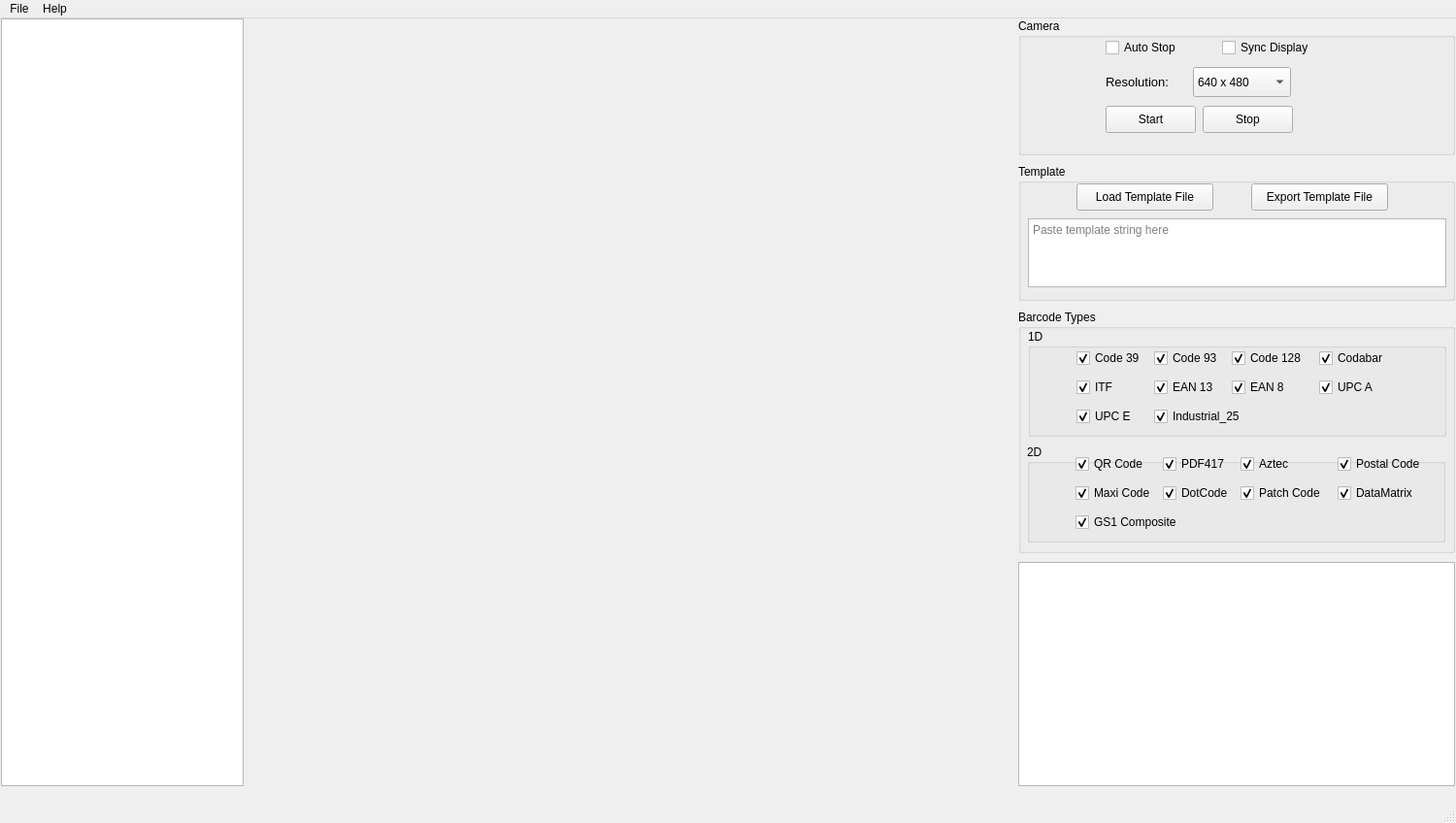
<?xml version="1.0" encoding="UTF-8"?>
<ui version="4.0">
 <class>MainWindow</class>
 <widget class="QMainWindow" name="MainWindow">
  <property name="geometry">
   <rect>
    <x>0</x>
    <y>0</y>
    <width>1500</width>
    <height>848</height>
   </rect>
  </property>
  <property name="sizePolicy">
   <sizepolicy hsizetype="Fixed" vsizetype="Fixed">
    <horstretch>0</horstretch>
    <verstretch>0</verstretch>
   </sizepolicy>
  </property>
  <property name="minimumSize">
   <size>
    <width>1500</width>
    <height>848</height>
   </size>
  </property>
  <property name="maximumSize">
   <size>
    <width>1500</width>
    <height>848</height>
   </size>
  </property>
  <property name="windowTitle">
   <string>Dynamsoft Barcode Reader</string>
  </property>
  <property name="accessibleName">
   <string>Dynamsoft Barcode Reader</string>
  </property>
  <property name="tabShape">
   <enum>QTabWidget::Rounded</enum>
  </property>
  <widget class="QWidget" name="centralwidget">
   <widget class="QGroupBox" name="groupBox_barcode">
    <property name="geometry">
     <rect>
      <x>1049</x>
      <y>300</y>
      <width>450</width>
      <height>251</height>
     </rect>
    </property>
    <property name="sizePolicy">
     <sizepolicy hsizetype="Fixed" vsizetype="Fixed">
      <horstretch>0</horstretch>
      <verstretch>0</verstretch>
     </sizepolicy>
    </property>
    <property name="title">
     <string>Barcode Types</string>
    </property>
    <widget class="QGroupBox" name="groupBox_4">
     <property name="geometry">
      <rect>
       <x>10</x>
       <y>20</y>
       <width>431</width>
       <height>111</height>
      </rect>
     </property>
     <property name="title">
      <string>1D</string>
     </property>
     <widget class="QCheckBox" name="checkBox_code39">
      <property name="geometry">
       <rect>
        <x>50</x>
        <y>20</y>
        <width>81</width>
        <height>20</height>
       </rect>
      </property>
      <property name="text">
       <string>Code 39</string>
      </property>
      <property name="checked">
       <bool>true</bool>
      </property>
     </widget>
     <widget class="QCheckBox" name="checkBox_code93">
      <property name="geometry">
       <rect>
        <x>130</x>
        <y>20</y>
        <width>81</width>
        <height>20</height>
       </rect>
      </property>
      <property name="text">
       <string>Code 93</string>
      </property>
      <property name="checked">
       <bool>true</bool>
      </property>
     </widget>
     <widget class="QCheckBox" name="checkBox_code128">
      <property name="geometry">
       <rect>
        <x>210</x>
        <y>20</y>
        <width>81</width>
        <height>20</height>
       </rect>
      </property>
      <property name="text">
       <string>Code 128</string>
      </property>
      <property name="checked">
       <bool>true</bool>
      </property>
     </widget>
     <widget class="QCheckBox" name="checkBox_codabar">
      <property name="geometry">
       <rect>
        <x>300</x>
        <y>20</y>
        <width>81</width>
        <height>20</height>
       </rect>
      </property>
      <property name="text">
       <string>Codabar</string>
      </property>
      <property name="checked">
       <bool>true</bool>
      </property>
     </widget>
     <widget class="QCheckBox" name="checkBox_itf">
      <property name="geometry">
       <rect>
        <x>50</x>
        <y>50</y>
        <width>81</width>
        <height>20</height>
       </rect>
      </property>
      <property name="text">
       <string>ITF</string>
      </property>
      <property name="checked">
       <bool>true</bool>
      </property>
     </widget>
     <widget class="QCheckBox" name="checkBox_ean13">
      <property name="geometry">
       <rect>
        <x>130</x>
        <y>50</y>
        <width>81</width>
        <height>20</height>
       </rect>
      </property>
      <property name="text">
       <string>EAN 13</string>
      </property>
      <property name="checked">
       <bool>true</bool>
      </property>
     </widget>
     <widget class="QCheckBox" name="checkBox_ean8">
      <property name="geometry">
       <rect>
        <x>210</x>
        <y>50</y>
        <width>81</width>
        <height>20</height>
       </rect>
      </property>
      <property name="text">
       <string>EAN 8</string>
      </property>
      <property name="checked">
       <bool>true</bool>
      </property>
     </widget>
     <widget class="QCheckBox" name="checkBox_upca">
      <property name="geometry">
       <rect>
        <x>300</x>
        <y>50</y>
        <width>81</width>
        <height>20</height>
       </rect>
      </property>
      <property name="text">
       <string>UPC A</string>
      </property>
      <property name="checked">
       <bool>true</bool>
      </property>
     </widget>
     <widget class="QCheckBox" name="checkBox_upce">
      <property name="geometry">
       <rect>
        <x>50</x>
        <y>80</y>
        <width>81</width>
        <height>20</height>
       </rect>
      </property>
      <property name="text">
       <string>UPC E</string>
      </property>
      <property name="checked">
       <bool>true</bool>
      </property>
     </widget>
     <widget class="QCheckBox" name="checkBox_industrial25">
      <property name="geometry">
       <rect>
        <x>130</x>
        <y>80</y>
        <width>101</width>
        <height>20</height>
       </rect>
      </property>
      <property name="text">
       <string>Industrial_25</string>
      </property>
      <property name="checked">
       <bool>true</bool>
      </property>
     </widget>
    </widget>
    <widget class="QGroupBox" name="groupBox_5">
     <property name="geometry">
      <rect>
       <x>9</x>
       <y>139</y>
       <width>431</width>
       <height>101</height>
      </rect>
     </property>
     <property name="title">
      <string>2D</string>
     </property>
     <widget class="QCheckBox" name="checkBox_qrcode">
      <property name="geometry">
       <rect>
        <x>50</x>
        <y>10</y>
        <width>81</width>
        <height>20</height>
       </rect>
      </property>
      <property name="text">
       <string>QR Code</string>
      </property>
      <property name="checked">
       <bool>true</bool>
      </property>
     </widget>
     <widget class="QCheckBox" name="checkBox_pdf417">
      <property name="geometry">
       <rect>
        <x>140</x>
        <y>10</y>
        <width>81</width>
        <height>20</height>
       </rect>
      </property>
      <property name="text">
       <string>PDF417</string>
      </property>
      <property name="checked">
       <bool>true</bool>
      </property>
     </widget>
     <widget class="QCheckBox" name="checkBox_aztec">
      <property name="geometry">
       <rect>
        <x>220</x>
        <y>10</y>
        <width>81</width>
        <height>20</height>
       </rect>
      </property>
      <property name="text">
       <string>Aztec</string>
      </property>
      <property name="checked">
       <bool>true</bool>
      </property>
     </widget>
     <widget class="QCheckBox" name="checkBox_postalcode">
      <property name="geometry">
       <rect>
        <x>320</x>
        <y>10</y>
        <width>91</width>
        <height>20</height>
       </rect>
      </property>
      <property name="text">
       <string>Postal Code</string>
      </property>
      <property name="checked">
       <bool>true</bool>
      </property>
     </widget>
     <widget class="QCheckBox" name="checkBox_maxicode">
      <property name="geometry">
       <rect>
        <x>50</x>
        <y>40</y>
        <width>81</width>
        <height>20</height>
       </rect>
      </property>
      <property name="text">
       <string>Maxi Code</string>
      </property>
      <property name="checked">
       <bool>true</bool>
      </property>
     </widget>
     <widget class="QCheckBox" name="checkBox_dotcode">
      <property name="geometry">
       <rect>
        <x>140</x>
        <y>40</y>
        <width>81</width>
        <height>20</height>
       </rect>
      </property>
      <property name="text">
       <string>DotCode</string>
      </property>
      <property name="checked">
       <bool>true</bool>
      </property>
     </widget>
     <widget class="QCheckBox" name="checkBox_patchcode">
      <property name="geometry">
       <rect>
        <x>220</x>
        <y>40</y>
        <width>91</width>
        <height>20</height>
       </rect>
      </property>
      <property name="text">
       <string>Patch Code</string>
      </property>
      <property name="checked">
       <bool>true</bool>
      </property>
     </widget>
     <widget class="QCheckBox" name="checkBox_datamatrix">
      <property name="geometry">
       <rect>
        <x>320</x>
        <y>40</y>
        <width>91</width>
        <height>20</height>
       </rect>
      </property>
      <property name="text">
       <string>DataMatrix</string>
      </property>
      <property name="checked">
       <bool>true</bool>
      </property>
     </widget>
     <widget class="QCheckBox" name="checkBox_gs1">
      <property name="geometry">
       <rect>
        <x>50</x>
        <y>70</y>
        <width>121</width>
        <height>20</height>
       </rect>
      </property>
      <property name="text">
       <string>GS1 Composite</string>
      </property>
      <property name="checked">
       <bool>true</bool>
      </property>
     </widget>
    </widget>
   </widget>
   <widget class="QTextEdit" name="textEdit_results">
    <property name="geometry">
     <rect>
      <x>1049</x>
      <y>560</y>
      <width>450</width>
      <height>231</height>
     </rect>
    </property>
    <property name="documentTitle">
     <string/>
    </property>
   </widget>
   <widget class="QLabel" name="label">
    <property name="geometry">
     <rect>
      <x>250</x>
      <y>0</y>
      <width>800</width>
      <height>800</height>
     </rect>
    </property>
    <property name="sizePolicy">
     <sizepolicy hsizetype="Fixed" vsizetype="Fixed">
      <horstretch>0</horstretch>
      <verstretch>0</verstretch>
     </sizepolicy>
    </property>
    <property name="minimumSize">
     <size>
      <width>800</width>
      <height>800</height>
     </size>
    </property>
    <property name="maximumSize">
     <size>
      <width>800</width>
      <height>800</height>
     </size>
    </property>
    <property name="text">
     <string/>
    </property>
   </widget>
   <widget class="QGroupBox" name="groupBox_camera">
    <property name="geometry">
     <rect>
      <x>1049</x>
      <y>0</y>
      <width>450</width>
      <height>141</height>
     </rect>
    </property>
    <property name="title">
     <string>Camera</string>
    </property>
    <widget class="QComboBox" name="comboBox">
     <property name="geometry">
      <rect>
       <x>180</x>
       <y>50</y>
       <width>101</width>
       <height>31</height>
      </rect>
     </property>
     <item>
      <property name="text">
       <string>640 x 480</string>
      </property>
     </item>
     <item>
      <property name="text">
       <string>320 x 240</string>
      </property>
     </item>
    </widget>
    <widget class="QLabel" name="label_2">
     <property name="geometry">
      <rect>
       <x>90</x>
       <y>50</y>
       <width>131</width>
       <height>31</height>
      </rect>
     </property>
     <property name="font">
      <font>
       <pointsize>10</pointsize>
      </font>
     </property>
     <property name="text">
      <string>Resolution:</string>
     </property>
    </widget>
    <widget class="QPushButton" name="pushButton_open">
     <property name="geometry">
      <rect>
       <x>90</x>
       <y>90</y>
       <width>93</width>
       <height>28</height>
      </rect>
     </property>
     <property name="text">
      <string>Start</string>
     </property>
    </widget>
    <widget class="QPushButton" name="pushButton_stop">
     <property name="geometry">
      <rect>
       <x>190</x>
       <y>90</y>
       <width>93</width>
       <height>28</height>
      </rect>
     </property>
     <property name="text">
      <string>Stop</string>
     </property>
    </widget>
    <widget class="QCheckBox" name="checkBox_autostop">
     <property name="geometry">
      <rect>
       <x>90</x>
       <y>20</y>
       <width>101</width>
       <height>20</height>
      </rect>
     </property>
     <property name="text">
      <string>Auto Stop</string>
     </property>
    </widget>
    <widget class="QCheckBox" name="checkBox_syncdisplay">
     <property name="geometry">
      <rect>
       <x>210</x>
       <y>20</y>
       <width>121</width>
       <height>20</height>
      </rect>
     </property>
     <property name="text">
      <string>Sync Display</string>
     </property>
    </widget>
   </widget>
   <widget class="QGroupBox" name="groupBox_template">
    <property name="geometry">
     <rect>
      <x>1049</x>
      <y>150</y>
      <width>450</width>
      <height>141</height>
     </rect>
    </property>
    <property name="title">
     <string>Template</string>
    </property>
    <widget class="QPushButton" name="pushButton_template">
     <property name="geometry">
      <rect>
       <x>60</x>
       <y>20</y>
       <width>141</width>
       <height>28</height>
      </rect>
     </property>
     <property name="text">
      <string>Load Template File</string>
     </property>
    </widget>
    <widget class="QTextEdit" name="textEdit_template">
     <property name="geometry">
      <rect>
       <x>10</x>
       <y>56</y>
       <width>431</width>
       <height>71</height>
      </rect>
     </property>
     <property name="placeholderText">
      <string>Paste template string here</string>
     </property>
    </widget>
    <widget class="QPushButton" name="pushButton_export_template">
     <property name="geometry">
      <rect>
       <x>240</x>
       <y>20</y>
       <width>141</width>
       <height>28</height>
      </rect>
     </property>
     <property name="text">
      <string>Export Template File</string>
     </property>
    </widget>
   </widget>
   <widget class="QListWidget" name="listWidget">
    <property name="geometry">
     <rect>
      <x>1</x>
      <y>0</y>
      <width>250</width>
      <height>791</height>
     </rect>
    </property>
   </widget>
  </widget>
  <widget class="QMenuBar" name="menubar">
   <property name="geometry">
    <rect>
     <x>0</x>
     <y>0</y>
     <width>1500</width>
     <height>26</height>
    </rect>
   </property>
   <widget class="QMenu" name="menuAbout">
    <property name="title">
     <string>File</string>
    </property>
    <addaction name="actionOpen_File"/>
    <addaction name="actionOpen_Folder"/>
    <addaction name="actionExport_template"/>
   </widget>
   <widget class="QMenu" name="menuHelp">
    <property name="title">
     <string>Help</string>
    </property>
    <addaction name="actionAbout"/>
   </widget>
   <addaction name="menuAbout"/>
   <addaction name="menuHelp"/>
  </widget>
  <widget class="QStatusBar" name="statusbar"/>
  <action name="actionAbout">
   <property name="text">
    <string>About</string>
   </property>
  </action>
  <action name="actionOpen_File">
   <property name="text">
    <string>Open File...</string>
   </property>
  </action>
  <action name="actionOpen_Folder">
   <property name="text">
    <string>Open Folder...</string>
   </property>
  </action>
  <action name="actionExport_template">
   <property name="text">
    <string>Save Template</string>
   </property>
  </action>
 </widget>
 <resources/>
 <connections/>
</ui>
